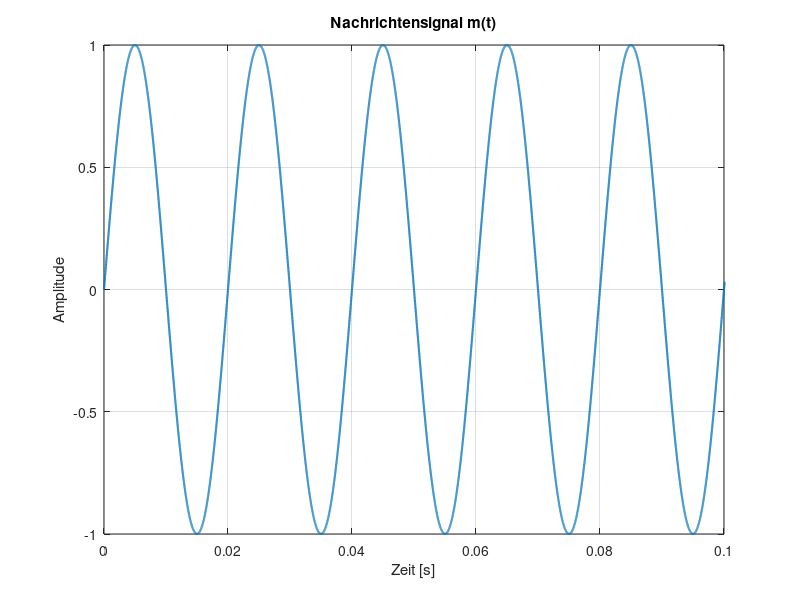
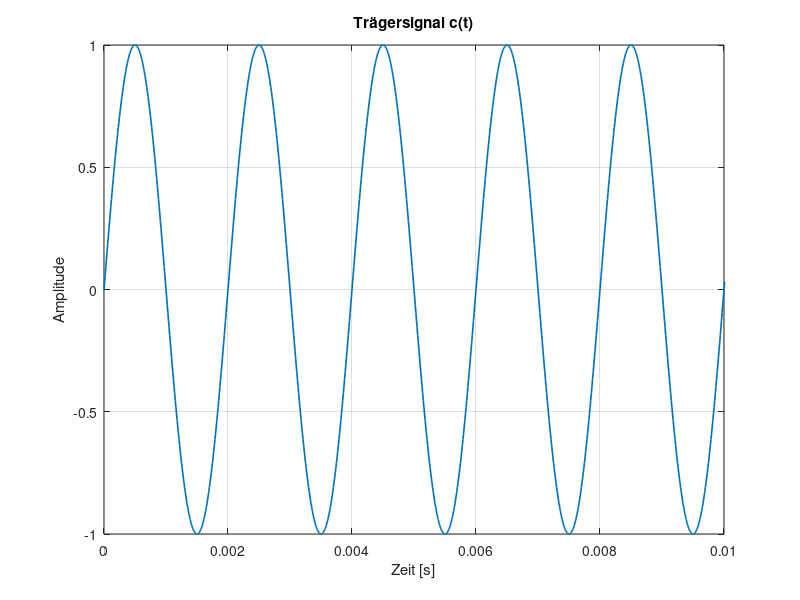
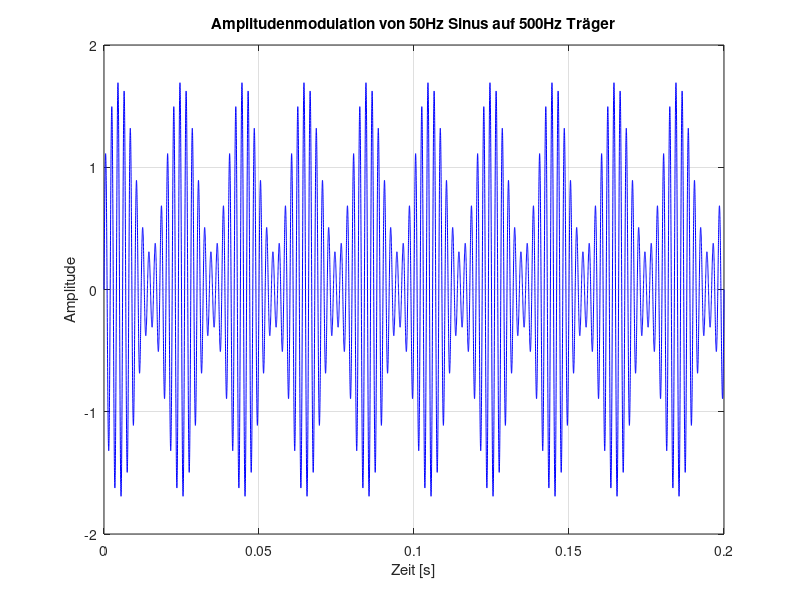

Here is the MATLAB script that generated these plots, in order:
clc; clear; close all;

% Parameter
fs = 100e3;        % Abtastrate [Hz]
duration = 0.2;   % Dauer [s]
t = 0:1/fs:duration;

fm = 50;           % Frequenz der Nachricht [Hz]
fc = 500;         % Frequenz des Trägers [Hz]
mu = 0.7;          % Modulationsindex (0..1 für Standard-AM)

% Signale
m_t = sin(2*pi*fm*t);                  % Nachrichtensignal
c_t = sin(2*pi*fc*t);                  % Trägersignal
s_t = (1 + mu * m_t) .* c_t;           % AM-Signal

% Nachrichtensignal plotten
figure;
plot(t, m_t, 'LineWidth', 1.5);
title('Nachrichtensignal m(t)');
xlabel('Zeit [s]'); ylabel('Amplitude');
xlim([0 5/fm]); grid on;

% Trägersignal plotten
figure;
plot(t, c_t, 'LineWidth', 1.2);
title('Trägersignal c(t)');
xlabel('Zeit [s]'); ylabel('Amplitude');
xlim([0 5/fc]); grid on;

% AM-Signal plotten
figure;
plot(t, s_t, 'b');
title('Amplitudenmodulation von 50Hz Sinus auf 500Hz Träger');
xlabel('Zeit [s]'); ylabel('Amplitude');
xlim([0 10/fm]); 
grid on;
